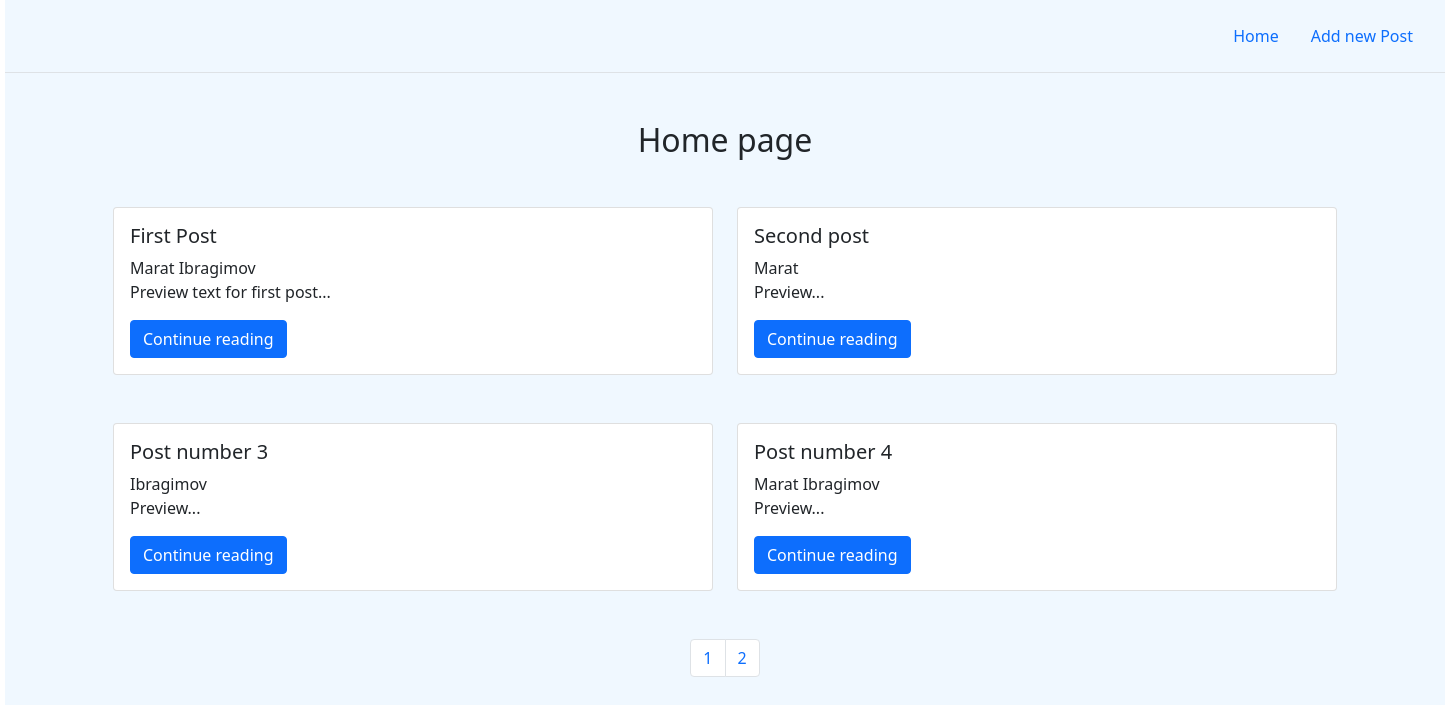
The page / on the database its author committed.
### tables this page shows
CREATE TABLE `post` (
  `id` int NOT NULL,
  `title` varchar(140) NOT NULL,
  `author` varchar(140) NOT NULL,
  `preview` varchar(250) NOT NULL,
  `content` varchar(500) NOT NULL
);

### index.php (the view, shortened to what this page needs)
<?include $_SERVER['DOCUMENT_ROOT'] . '/templates/header.php'; ?>
    <div class="container p-5">
        <h2 class="text-center mb-5">Home page</h2>
        <div class="row mb-2">
            <?php
            $dbOptions = (require __DIR__ . '/src/settings.php')['db'];
            if (empty($_GET['page']) || ($_GET['page'] <= 0)) {
                $page = 1;
            }  else  {
                $page = (int) $_GET['page'];
            }
            $posts_on_page = 4;
            $conn = mysqli_connect($dbOptions['host'], $dbOptions['user'], $dbOptions['password'], $dbOptions['dbname']);
            $count = mysqli_num_rows(mysqli_query($conn, 'select * from  post'));
            $pages_count = ceil($count / $posts_on_page);
            ?>
            <?if ($count != 0):?>
            <?php
                $start_pos = ($page - 1) * $posts_on_page;
                $result = mysqli_query($conn, 'select * from  post order by id asc limit '.$start_pos.',  '.$posts_on_page ) or die('error!');
                while ($row = mysqli_fetch_array($result)) {
                ?>
                    <div class="col-sm-6 mb-5">
                        <div class="card">
                            <div class="card-body">
                                <h5 class="card-title"><?=$row['title'];?></h5>
                                <span class="author"><?=$row['author'];?></span>
                                <p class="card-text"><?=$row['preview'];?>...</p>
                                <a href="/templates/detail.php?post_id=<?=$row['id'];?>" class="btn btn-primary">Continue reading</a>
                            </div>
                        </div>
                    </div>
                <?php
                }
            ?>
                <nav class="d-flex justify-content-center">
                    <ul class="pagination">
                        <?php
                        if ($count > $posts_on_page) {
                            for ($i = 1; $i <= $pages_count; $i++) {
                                echo "<li class=\"page-item\"><a class=\"page-link\" href=\"?page=$i\">$i </a></li>";
                            }
                        }
                        ?>
                    </ul>
                </nav>
            <?else:?>
                <h6 class="text-center mb-5">There is not posts yet..</h6>
                <p class="text-center">You can create a first post <a href="/templates/add-post.php">by click here</a></p>
            <?endif;?>
        </div>
    </div>
<?include $_SERVER['DOCUMENT_ROOT'] . '/templates/footer.php'; ?>

### templates/header.php (shortened to what this page needs)
<!doctype html>
<html lang="en">
<head>
    <link href="https://cdn.jsdelivr.net/npm/bootstrap@5.0.2/dist/css/bootstrap.min.css" rel="stylesheet">
    <link rel="stylesheet" href="/src/css/styles.css">
</head>
<body>
    <div class="__container">
        <ul class="nav nav-pills justify-content-end border-bottom p-3">
            <li class="nav-item">
                <a class="nav-link" href="/">Home</a>
            </li>
            <li class="nav-item">
                <a class="nav-link" aria-current="page" href="/templates/add-post.php">Add new Post</a>
            </li>
        </ul>

### templates/footer.php (shortened to what this page needs)
        </div>
    </body>
</html>

### src/css/styles.css (style rules this page uses)
.__container { width: 1440px; margin: 0 auto; background-color: aliceblue; min-height: 100vh; }

### rows shown on the page
post: title "First Post", author "Marat Ibragimov", preview "Preview text for first post"
post: title "Second post", author "Marat", preview "Preview"
post: title "Post number 3", author "Ibragimov", preview "Preview"
post: title "Post number 4", author "Marat Ibragimov", preview "Preview"
